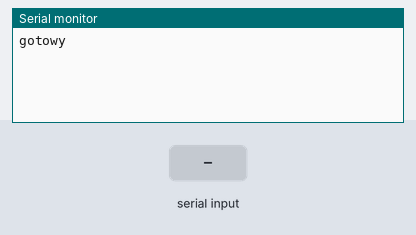
Bench run of a sketch on a simulated Arduino Uno, built with avr-gcc and run on an emulated ATmega328P. Parts: the last lines printed to the serial monitor. Inputs (shaded band) come from the test bench.

Above: at 1.2 s.
1.3 s: "1" received over the second serial link
At 2.5 s:
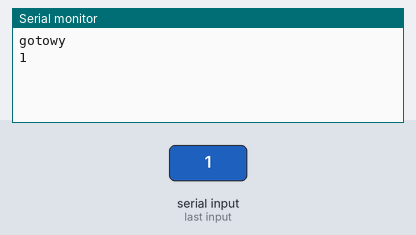
2.8 s: "0" received over the second serial link
At 3.9 s:
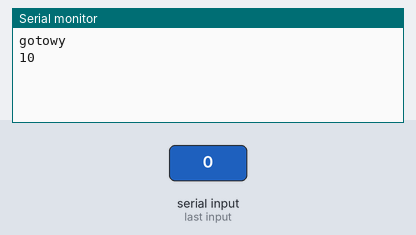

The sketch:

AT_HC05.ino
```cpp
//kod do konfiguracji HC-05
#include <SoftwareSerial.h>
SoftwareSerial Bluetooth(2,3);

char c=' ';
void setup()
{
  Serial.begin(9600);
  Serial.println("gotowy");
  Bluetooth.begin(38400);
}

void loop()
{
  if(Bluetooth.available())
  {
    c=Bluetooth.read();
    Serial.write(c);
  }
  if(Serial.available())
  {
    c=Serial.read();
    Bluetooth.write(c);
  }
}
```

Measured:
- after the input at 1.3 s, the serial monitor: prints a new line at once (image 1)
- after the input at 2.8 s, the serial monitor: prints a new line at once (image 2)
